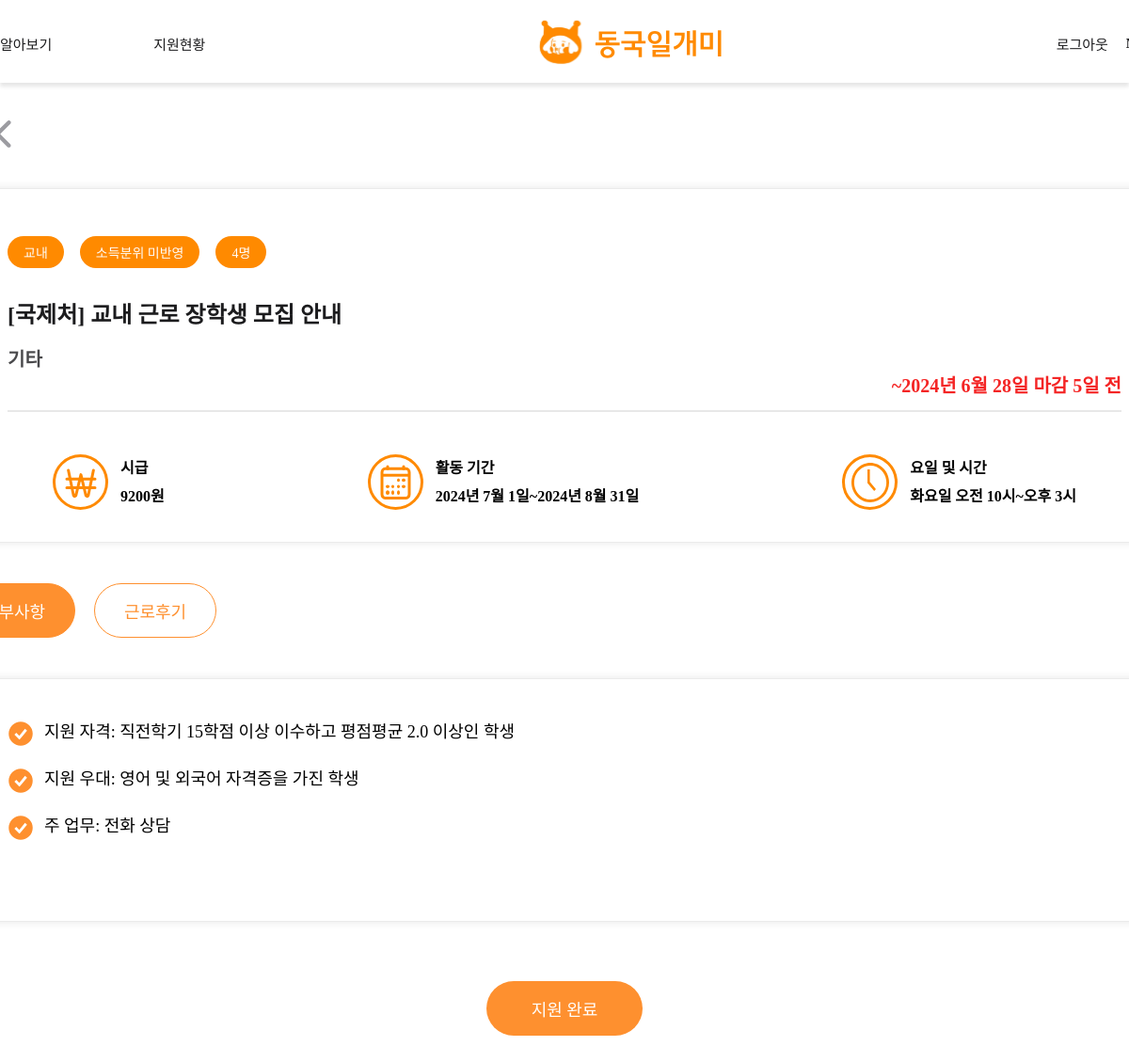
The app's page /post-detail/23 (signed in) with its own data.
### main/models.py (models this page shows, shortened)
class Post(models.Model):
    writer = models.ForeignKey(User, null=False, blank=False, on_delete=models.CASCADE)
    title = models.CharField(max_length=50)
    organization = models.CharField(max_length=50, null=True)
    department = models.CharField(max_length=50, null=True)
    is_income_bracket = models.PositiveIntegerField(null=False, default=0) #boolean
    start_date = models.DateField(null=True)
    end_date = models.DateField(null=True)
    deadline = models.DateField(null=True)
    day_left = models.IntegerField(null=True)
    place = models.CharField(max_length=50, blank=False)
    time = models.TextField(null=False)
    recruitment = models.PositiveIntegerField(default=0)
    wage = models.PositiveIntegerField(null=True, default=0)
    body = models.TextField()
    file = models.ImageField(upload_to="post/", blank=True, null=True)
    pub_date = models.DateTimeField()
    scrap = models.ManyToManyField(User, related_name='scraped', blank=True, default=None)
    scrap_count = models.PositiveIntegerField(default=0)
    applicated_count = models.PositiveIntegerField(default=0)
    def get_body(self):
        return json.loads(self.body)

### main/views.py (the view)
# urls.py: path('post-detail/<int:post_id>', post_detail, name="post-detail"),
def post_detail(request, post_id):
    if request.user.is_authenticated:
        post = get_object_or_404(Post, pk=post_id)
        post_body_list = post.get_body()
        applications = post.applications.all()
        applied_users = [application.writer for application in applications]
        return render(request, 'main/post_detail.html', {'post':post, 'post_body_list':post_body_list, 'applied_users': applied_users})
    return redirect('accounts:login')

### main/templates/main/post_detail.html (shortened to what this page needs)
{% extends 'base.html' %}
{% load static %}
{% block content %}
<link
    rel="stylesheet"
    type="text/css"
    href="{% static 'css/main/post_detail.css'%}"
/>
<div class="detailpageScreen">
    <div class="backBtn">
        <a href="javascript:history.back()" class="backBtnAtag">
            <img src="{% static 'images/icons/back.svg' %}" />
        </a>
    </div>
    <div class="detailpageFrame">
        <div class="detailBox1">
            <div class="box1Frame">
                <div class="box1TopFrame">
                    <div class="box1IndexFrame">
                        <div class="box1Index"><span class="box1IndexText">{{post.department}}</span></div>
                        <div class="box1Index">
                            {% if post.is_income_bracket == 0 %}
                                <span class="box1IndexText">소득분위 미반영</span>
                            {% elif post.is_income_bracket == 1 %}
                                <span class="box1IndexText">소득분위 반영</span>
                            {% endif %}
                        </div>
                        <div class="box1Index"><span class="box1IndexText">{{ post.recruitment }}명</span></div>
                    </div>
                </div>
                <div class="box1Content1Frame">
                    <div class="box1TitleFrame">
                        <div class="box1Title">[{{post.organization}}] {{ post.title }}</div>
                        <div class="box1organization">{{post.place}}</div>
                    </div>
                    <div class="deadlineFrame">
                        {% if post.day_left >= 0 %}
                            <div class="deadline">~{{post.deadline}} 마감 {{post.day_left}}일 전</div>
                        {% else %}
                            <div class="deadline">모집마감</div>
                        {% endif %}
                        <div class="box1line"></div>
                    </div>
                    <div class="box1etcFrame">
                        <div class="etcWage">
                            <img src="{% static 'images/icons/money.svg' %}" />
                            <div class="etcText">시급<br>{{ post.wage }}원</div>
                        </div>
                        <div class="etcDate">
                            <img src="{% static 'images/icons/period.svg' %}" />
                            <div class="etcText">활동 기간<br>{{post.start_date}}~{{post.end_date}}</div>
                        </div>
                        <div class="etcTime">
                            <img src="{% static 'images/icons/date.svg' %}" />
                            <div class="etcText">요일 및 시간
                                <br>
                                {{post.time}}
                            </div>
                        </div>
                    </div>
                </div>
            </div>
        </div>
        <div class="detailBox2Frame">
            <div class="index">
                <a href="{% url 'main:post-detail' post.id %}">
                    <button class="indexB" id="detail" style="background-color: #FE902F; color: #FFFDFB;">세부사항</button>
                </a>
                <a href="{% url 'main:post-detail-review' post.id %}">
                    <button class="indexB" id="review">근로후기</button>
                </a>
            </div>
            <div class="detailBox2">
                <div class="box2Frame">
                    {% for body in post_body_list %}
                        <div class="check">
                            <img class="profileImage"src="{% static 'images/icons/check.svg' %}" />
                            <span class="box2Text">
                                {{body}}<br>
                            </span>
                        </div>
                    {% endfor %}
                </div>
            </div>
        </div>
        {% if user.profile.student_or_staff == 'student' %}
            {% if post.day_left >= 0 %}
                {% if user not in applied_users %}
                    <div class="applyBtn">
                        <a href="{% url 'main:apply' post.id %}" class="applyBtnAtag">
                            <span class="applyBtnContent">
                                지원하기
                                <svg xmlns="http://www.w3.org/2000/svg" width="24" height="25" viewBox="0 0 24 25" fill="none">
                                    <path d="M6.5 17.9897L18.3647 6.125M18.3647 6.125H7.50011M18.3647 6.125V15.9888" stroke="#FFFDFB" stroke-width="2" stroke-linecap="round" stroke-linejoin="round"/>
                                </svg>
                            </span>
                        </a>
                    </div>
                {% else %}
                    <div class="applyBtn">
                        <span class="applyBtnContent">
                            지원 완료
                        </span>
                    </div>
                {% endif %}
            {% else %}
                <div class="applyBtn">
                    <span class="applyBtnContent">
                        모집 마감
                    </span>
                </div>
            {% endif %}
        {% endif %}
    </div>
</div>
{% endblock %}

### project/static/css/shared/topnav.css (style rules this page uses)
a { display: inline-block; white-space: nowrap; text-decoration-line: none; }
a { color: inherit; text-decoration: none; }
button { border: none; background-color: #FFF; }

### project/static/css/main/post_detail.css (style rules this page uses)
.detailpageScreen { display: flex; flex-direction: column; width: 1400px; }
.backBtn { display: flex; justify-content: flex-start; width: 52px; height: 52px; flex-shrink: 0; padding-top: 40px; padding-bottom: 20px; padding-left: 45px; }
.detailpageFrame { display: flex; flex-direction: column; align-items: center; width: 100%; gap:43px; }
.detailBox1 { display: flex; width: 1300px; height: 377px; border-radius: 12px; border: 1px solid #EBEBEB; box-shadow: 0px 0px 10px 0px rgba(0, 0, 0, 0.10); padding: 50px 57px; box-sizing: border-box; }
.box1Frame { display: inline-flex; flex-direction: column; align-items: flex-start; width: 100%; height: 100%; }
.box1TopFrame { display: flex; justify-content: space-between; width: 100%; }
.box1IndexFrame { display: flex; align-items: flex-start; gap: 17px; }
.box1Index { display: inline-block; padding: 7px 17px; gap: 8px; border-radius: 30px; background: #FF8A00; }
.box1IndexText { color: #FFFDFB; text-align: center; font-family: "SUITE Variable"; font-size: 14px; font-style: normal; font-weight: 500; line-height: normal; }
.box1Content1Frame { display: flex; flex-direction: column; justify-content: flex-start; width: 100%; }
.box1TitleFrame { display: flex; flex-direction: column; gap:16px; margin-top: 30px; }
.box1Title { color: #1C1C1E; font-family: "SUITE Variable"; font-size: 24px; font-style: normal; font-weight: 600; line-height: normal; }
.box1organization { color: rgba(28, 28, 30, 0.80); font-family: "SUITE Variable"; font-size: 20px; font-style: normal; font-weight: 600; line-height: normal; }
.deadlineFrame { display: flex; flex-direction: column; align-items: flex-end; gap: 11px; }
.deadline { color: #F42525; font-family: "SUITE Variable"; font-size: 20px; font-style: normal; font-weight: 700; line-height: 30px; }
.box1line { width: 100%; height: 2px; background:#E8E8E8;; }
.box1etcFrame { display: flex; justify-content: space-between; flex-direction: row; margin-top: 45px; margin-left: 48px; margin-right: 48px; }
.etcWage,.etcDate,.etcTime { display: flex; flex-direction: row; width: auto; height: 59px; justify-content: center; align-items: flex-start; gap: 13px; align-items: center; }
.etcText { color: #000; font-family: "SUITE Variable"; font-size: 16px; font-style: normal; font-weight: 600; line-height: 30px; }
.detailBox2Frame { display: flex; flex-direction: column; width: 1300px; gap:43px; }
.index { display: flex; gap:20px; }
.indexB { display: flex; width: 130px; height: 58px; justify-content: center; align-items: center; gap: 8px; flex-shrink: 0; border-radius: 30px; border: 1px solid #FE902F; background: #FFF; color: #FE902F; text-align: center; font-family: "SUITE Variable"; font-size: 18px; font-style: normal; font-weight: 500; line-height: normal; }
.detailBox2 { width: 1300px; height: 259px; border-radius: 12px; border: 1px solid #EBEBEB; background: #FFF; box-shadow: 0px 0px 10px 0px rgba(0, 0, 0, 0.10); padding: 41px 54px; box-sizing: border-box; margin-bottom: 20px; }
.box2Frame { display: inline-flex; flex-direction: column; align-items: flex-start; width: 100%; height: 100%; gap:16px; }
.check { display: flex; text-align: center; width: 100%; gap:8px; }
.box2Text { color: #000; font-family: "SUITE Variable"; font-size: 18px; font-style: normal; font-weight: 400; line-height: 30px; }
.applyBtn { display: flex; width: 166px; height: 58px; justify-content: center; align-items: center; gap: 8px; border-radius: 30px; background: #FE902F; margin-bottom: 70px; }
.applyBtnContent { color: #FFFDFB; text-align: center; font-family: "SUITE Variable"; font-size: 18px; font-style: normal; font-weight: 500; line-height: normal; display: flex; align-items: center; }

### project/templates/base.html (style rules this page uses)
body { display: flex; flex-direction: column; min-height: 100vh; margin: 0; }

### records on screen
Post: department "교내", recruitment "4", organization "국제처", title "교내 근로 장학생 모집 안내", place "기타", deadline "2024년 6월 28일", day_left "5", wage "9200", start_date "2024년 7월 1일", end_date "2024년 8월 31일", time "화요일 오전 10시~오후 3시"

### other values on screen
{{ body }} "지원 자격: 직전학기 15학점 이상 이수하고 평점평균 2.0 이상인 학생" "지원 우대: 영어 및 외국어 자격증을 가진 학생" "주 업무: 전화 상담"
